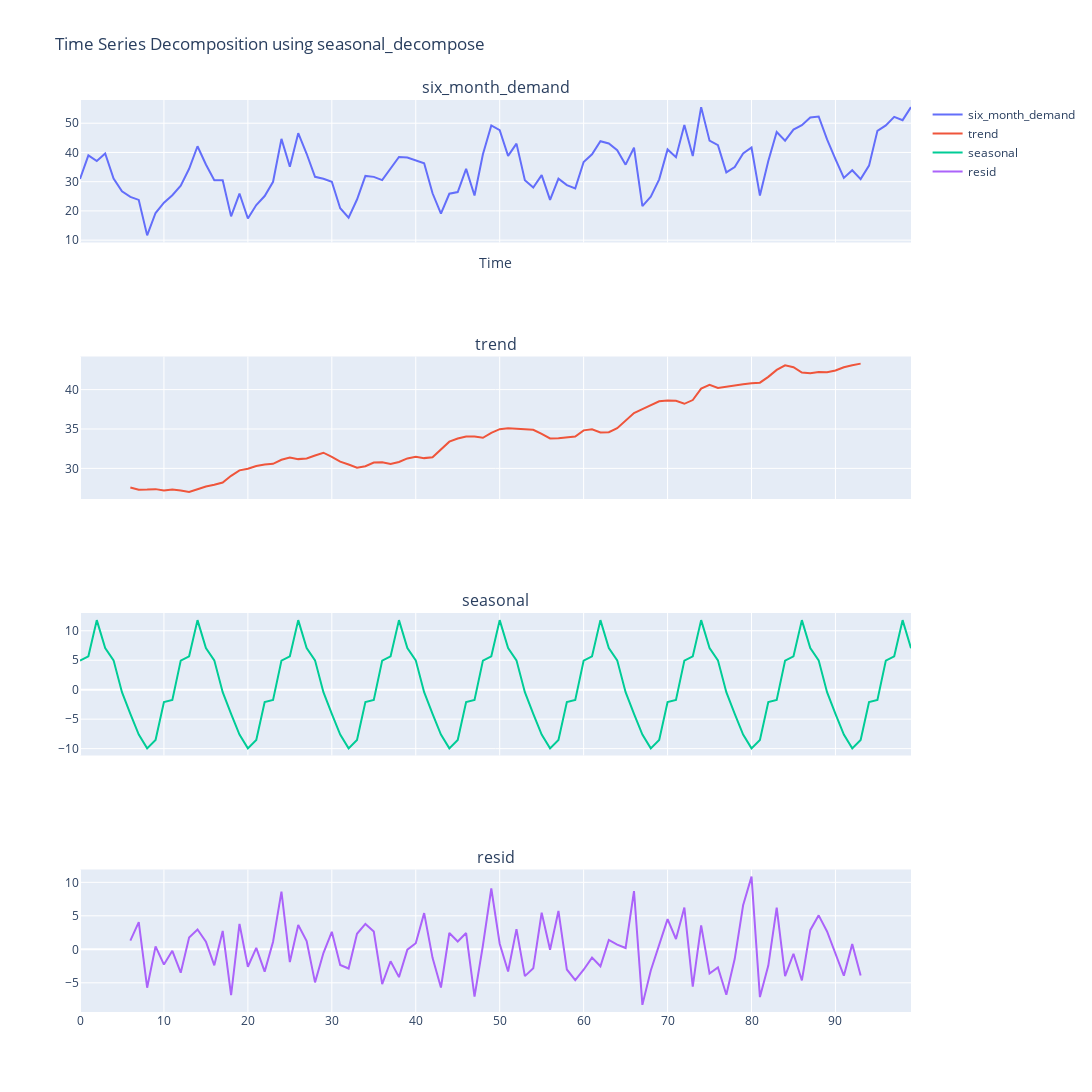

This figure's notebook cell:
### Markdown cell above
### *seasonal_decompose*

### Code cell
decomposition = seasonal_decompose(df['six_month_demand'], period=12)
plot_components(decomposition, 'seasonal_decompose')
